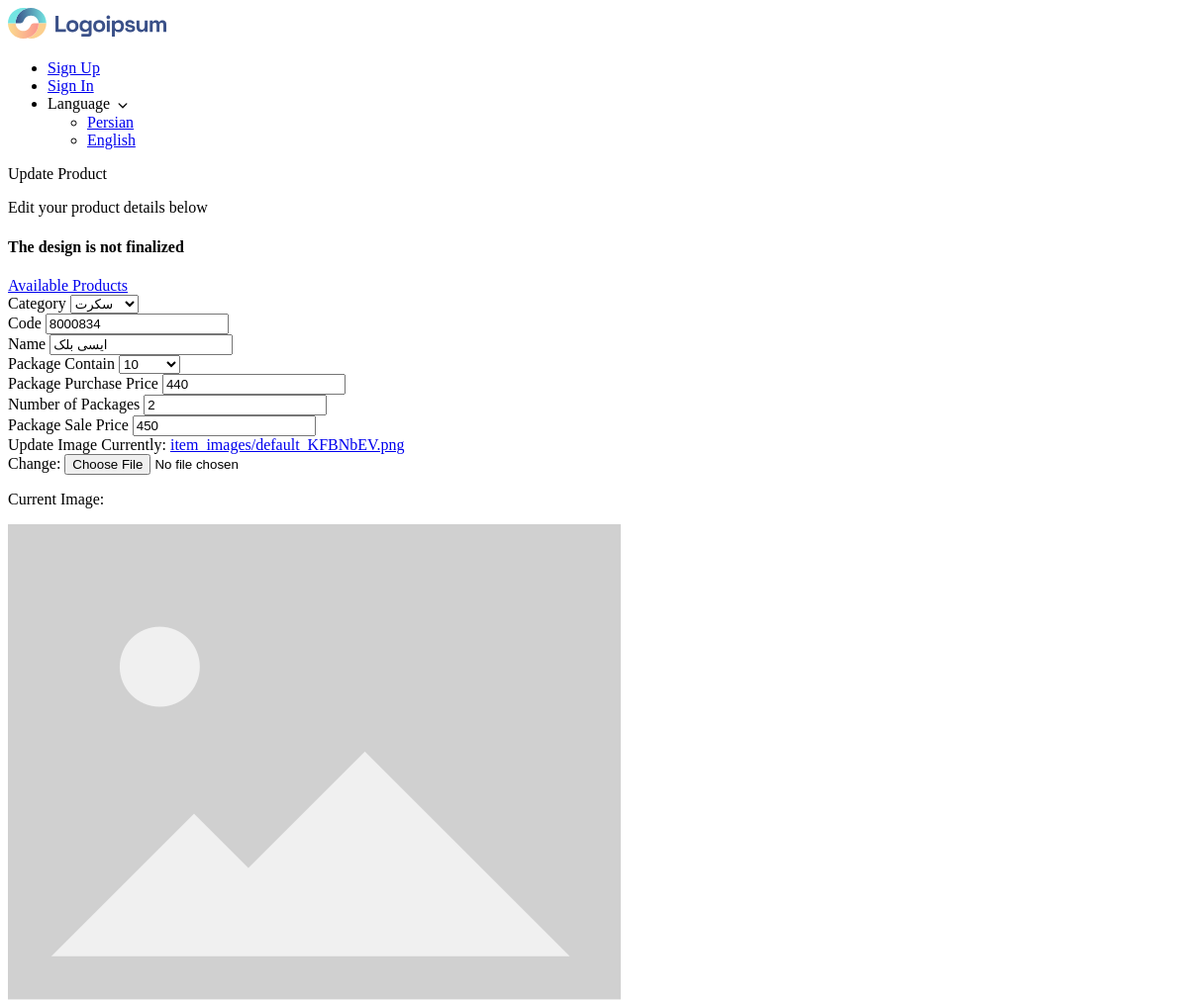
/product/edit/1 (upper part), run on an earlier commit of the app's database.
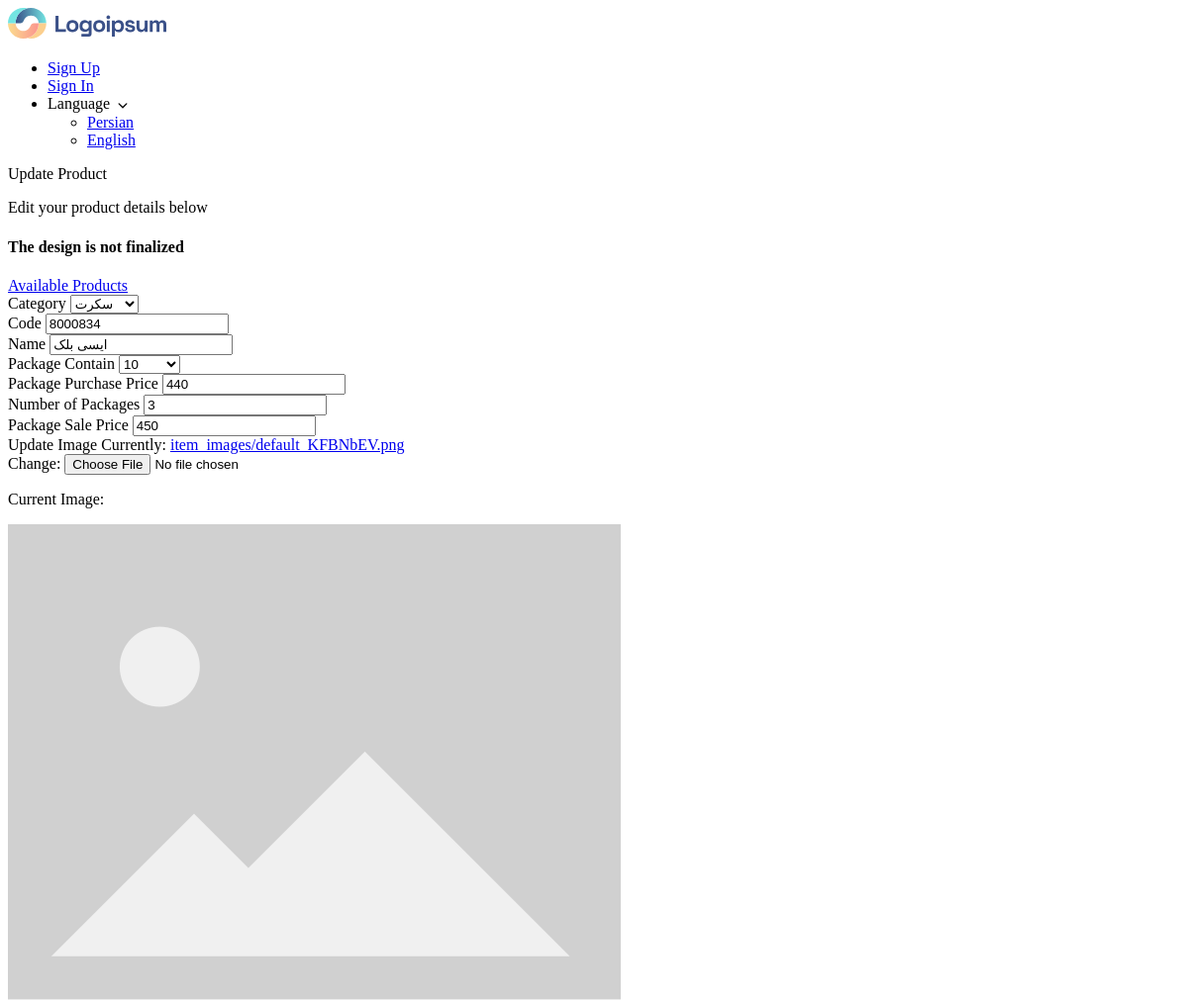
And on a later commit of the database.
### store/models.py (models this page shows, shortened)
class Products(models.Model):
    NUMBER_CHOICES = [(i, str(i)) for i in range(1,201)]
    category = models.ForeignKey(Category, on_delete=models.CASCADE)
    code = models.IntegerField(null=True, default=0)
    name = models.CharField(max_length=100)
    package_contain = models.PositiveBigIntegerField(choices=NUMBER_CHOICES)
    package_purchase_price = models.IntegerField(default=0, null=True)
    total_package_price = models.IntegerField(default=0, null=True)
    num_of_packages = models.IntegerField(default=1)
    package_sale_price = models.IntegerField(null=True, default=0)
    item_sale_price = models.IntegerField( null=True ,default=0)
    num_items = models.IntegerField(null=True,default=0)
    stock = models.IntegerField()
    image = models.ImageField(default='default.png', upload_to='item_images')
    description = models.TextField(max_length=200,null=True, blank=True)
    created_at = models.DateTimeField(auto_now_add=True, null=True, blank=True)
    updated_at = models.DateTimeField(auto_now=True, null=True, blank=True)

### store/views.py (the view, shortened to what this page needs)
def manage_product(request, action, pid):
    product = get_object_or_404(Products, pk=pid)
    if action == 'edit':
        form = UpdateProductForm(instance=product)
        context = {
            'product': product,
            'form': form
        }
        return render(request, 'purchase/product_update.html', context)
    elif action == 'delete':
        product.delete()
        messages.success(request, "Product deleted successfully.")
        return redirect("products_display")

### store/forms.py
class UpdateProductForm(forms.ModelForm):
    class Meta:
        model = Products
        fields = "__all__"
        exclude = ['user','total_items','total_package_price', 'item_sale_price']
        widgets = {
            'description': forms.Textarea(attrs={'rows': 2})
        }
    def __init__(self, *args, **kwargs):
        super(UpdateProductForm, self).__init__(*args, **kwargs)
        for visible in self.visible_fields():
            visible.field.widget.attrs['class'] = "form-input"
            visible.field.widget.attrs['placeholder'] = _(visible.field.label)

### store/context_processors.py (called while the page is built)
def cart_context(request):
    try:
        cart = request.session.get('cart', {})
        print("Cart data:", cart)  # Log the cart data
        json.dumps(cart)  # Validate that cart is JSON serializable
        cart_length = len(cart) if cart else 0
        return {
            "cart_length": cart_length
        }
    except Exception as e:
        print("Context Processor Error:", e)
        return {
            "cart_length": 0  # Return a safe default if an error occurs
        }

### store/models.py (called while the page is built)
    def __str__(self):
        return self.name

### store/templates/purchase/product_update.html (shortened to what this page needs)
{% extends '_base.html' %}
{% load i18n %}
{% load static %}
{% block content %}
<div class="container">
    <div class="heading">
        <p class="title">{% trans 'Update Product' %}</p>
        <p class="text">{% trans 'Edit your product details below' %}</p>
        <h4>The design is not finalized</h4>
    </div>
    <div class="action-button">
        <a href="{% url 'products_display' %}" class="btn btn-teal add-btn">{% trans "Available Products" %}</a>
    </div>
    <form action="{% url 'manage_product' 'edit' product.id %}" method="POST" enctype="multipart/form-data" class="purchase-form">
        <div class="form-row">
            <div class="form-group">
                <label for="id_category">{% trans 'Category' %}</label>
                {{ form.category }}
            </div>
            <div class="form-group">
                <label for="id_code">{% trans 'Code' %}</label>
                {{ form.code }}
            </div>
            <div class="form-group">
                <label for="id_name">{% trans 'Name' %}</label>
                {{ form.name }}
            </div>
        </div>
        <div class="form-row">
            <div class="form-group">
                <label for="id_package_contain">{% trans 'Package Contain' %}</label>
                {{ form.package_contain }}
            </div>
            <div class="form-group">
                <label for="id_package_purchase_price">{% trans 'Package Purchase Price' %}</label>
                {{ form.package_purchase_price }}
            </div>
            <div class="form-group">
                <label for="id_num_of_packages">{% trans 'Number of Packages' %}</label>
                {{ form.num_of_packages }}
            </div>
        </div>
        <div class="form-row">
            <div class="form-group">
                <label for="id_package_sale_price">{% trans 'Package Sale Price' %}</label>
                {{ form.package_sale_price }}
            </div>
            <div class="form-group">
                <label for="id_image">{% trans 'Update Image' %}</label>
                {{ form.image }}
                {% if product.image %}
                <div class="image-preview">
                    <p>Current Image:</p>
                    <img src="{{ product.image.url }}" alt="{{ product.name }}">
                </div>
                {% endif %}
            </div>
        </div>
    </form>
</div>
{% endblock content %}

What changed in the data, as far as the page shows it:
changed Products "سکرت": num_of_packages "2" → "3"
